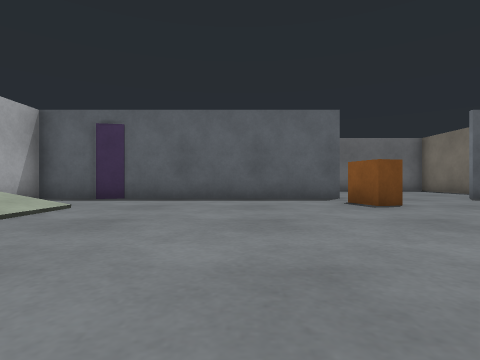
View 1 (above)

14 first-person views from a walk through a world built for the Gazebo simulator. The camera is 0.5 m above the floor, looks level and sees 80° across. The floor is counted in squares, 1 m on a side. Each view is taken from the middle of a square. On the plan, view 1 faces up. The plan holds only what a view shows up to about 9 squares ahead; the rest is blank. The place goes on beyond the plan.

View 2
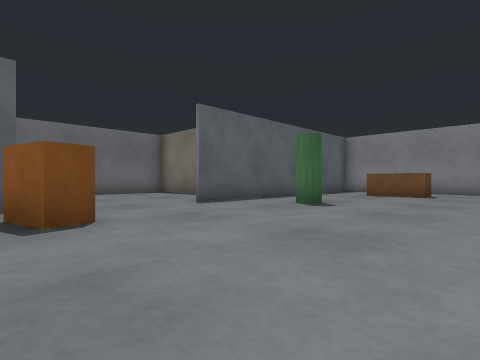

View 3
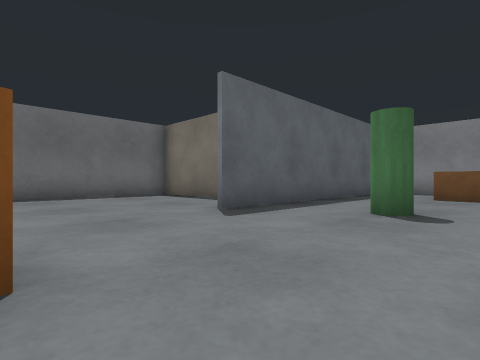

View 4
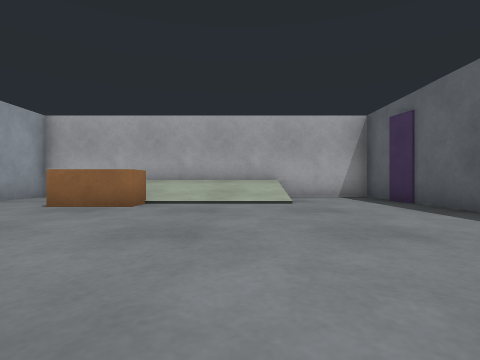

View 5
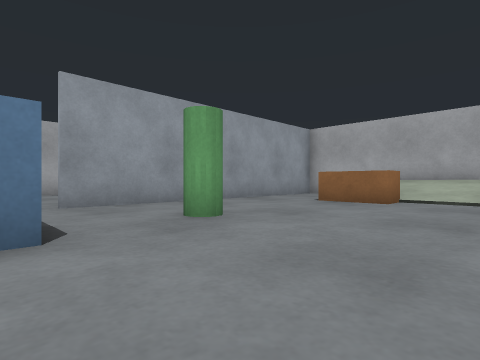

View 6
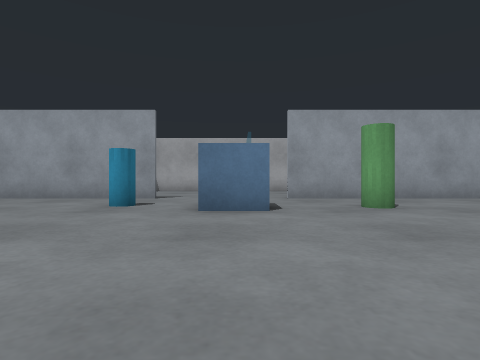

View 7
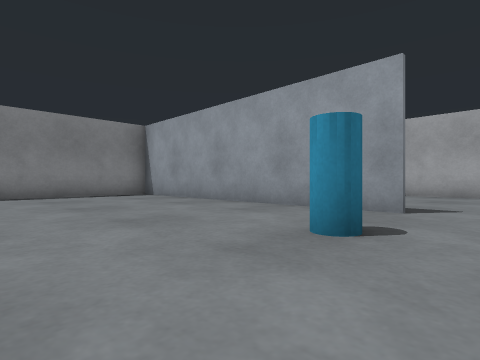

View 8
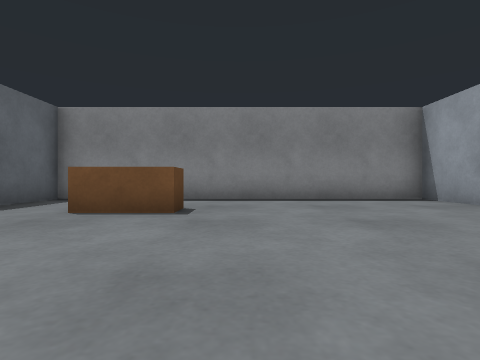

View 9
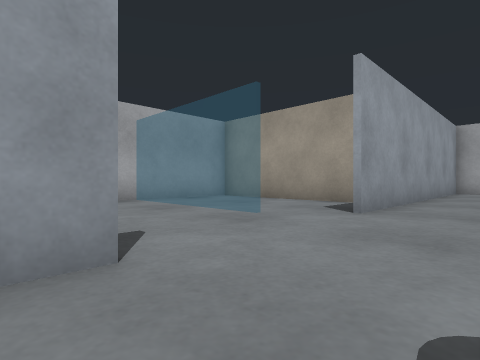

View 10
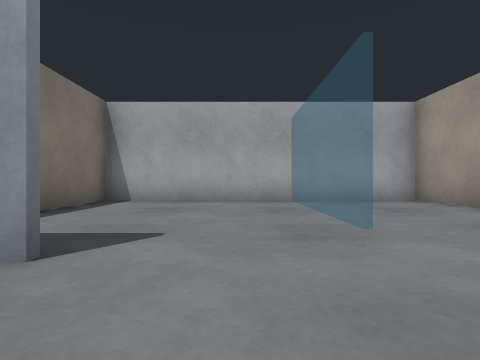

View 11
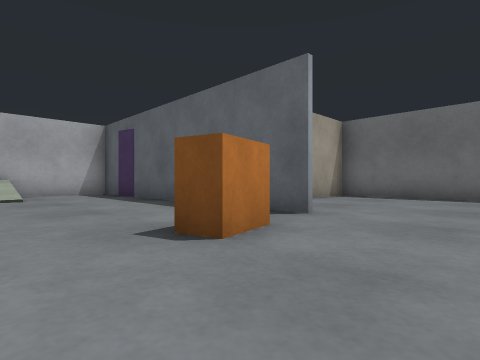

View 12
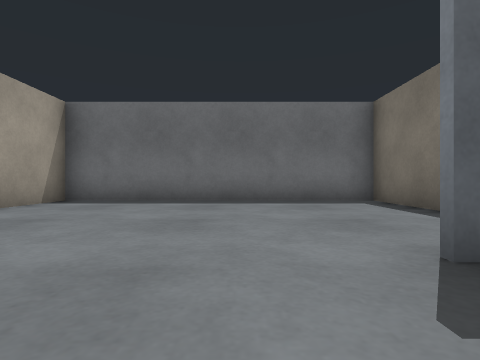

View 13
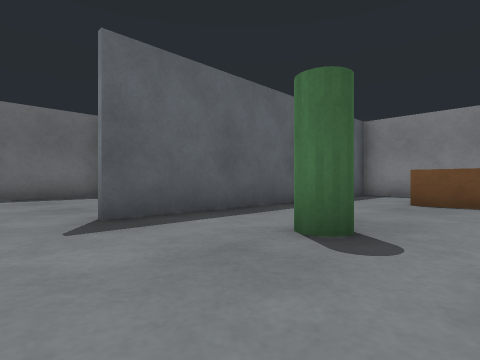

View 14
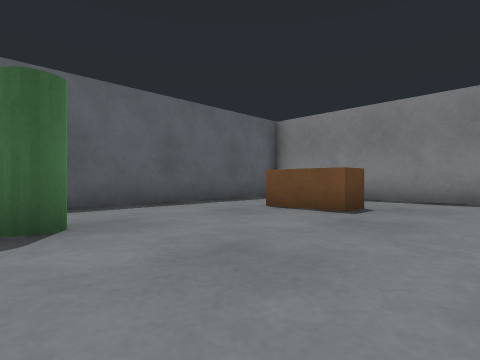

### Floor plan
Points are (right, up) in squares from view 1. A wall is a line through its corners. A room is listed if a view was taken in it or the views show most of it. See-through windows are left out.
Room 1 (views 1, 2, 3, 4, 5, 6, 7, 8, 9, 10, 11, 12, 13, 14)
walls: (2.8, 7.7) (-5.4, 7.7) (-5.4, -1.7) (2.8, -1.7); (6.2, -1.7) (14.4, -1.7) (14.4, 7.7) (6.2, 7.7); (0.8, -2.6) (0.8, -6.9) (8.2, -6.9) (8.2, -4.6); (8.2, 10.1) (8.2, 12.9) (0.8, 12.9) (0.8, 11)
objects: ramp (-5, 1); brown box (-3, 1) to (-3, 2); pillar (1, 1); brown box (3, 6); blue box (4, 0) to (4, 1); pillar (6, 0); pillar (8, 5); brown box (12, 4) to (12, 5)

Positions as (right, up) in squares from view 1, and headings:
1: (0, 0), facing up
2: (2, 2), facing up-right
3: (3, 4), facing up-right
4: (3, 4), facing left
5: (4, 4), facing down-left
6: (4, 6), facing down
7: (5, 3), facing down-right
8: (7, 3), facing right
9: (7, 0), facing down-left
10: (5, 0), facing down
11: (5, 4), facing up-left
12: (5, 6), facing up
13: (5, 4), facing up-right
14: (7, 2), facing up-right
